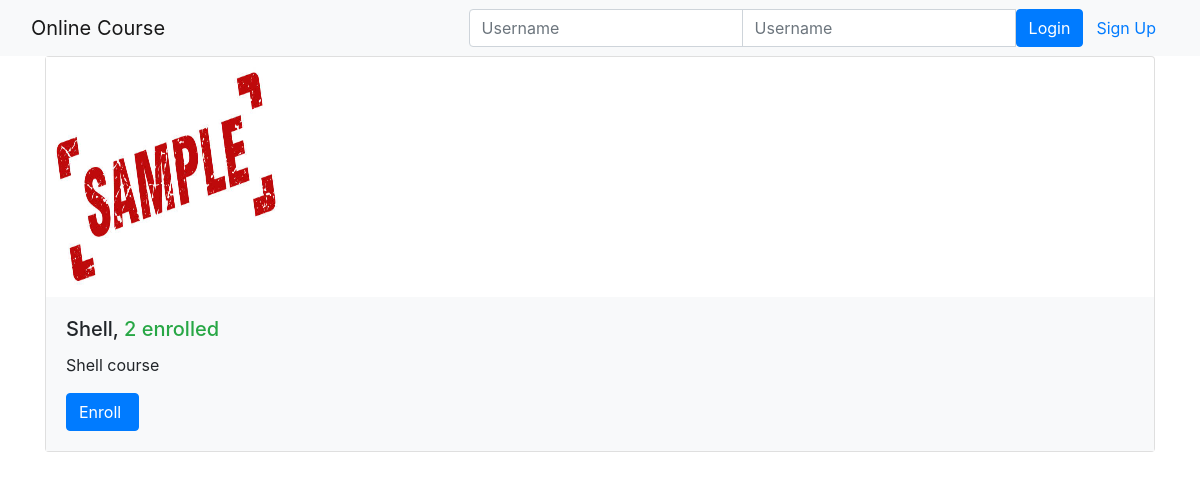
Page /onlinecourse/ on the earlier database version.
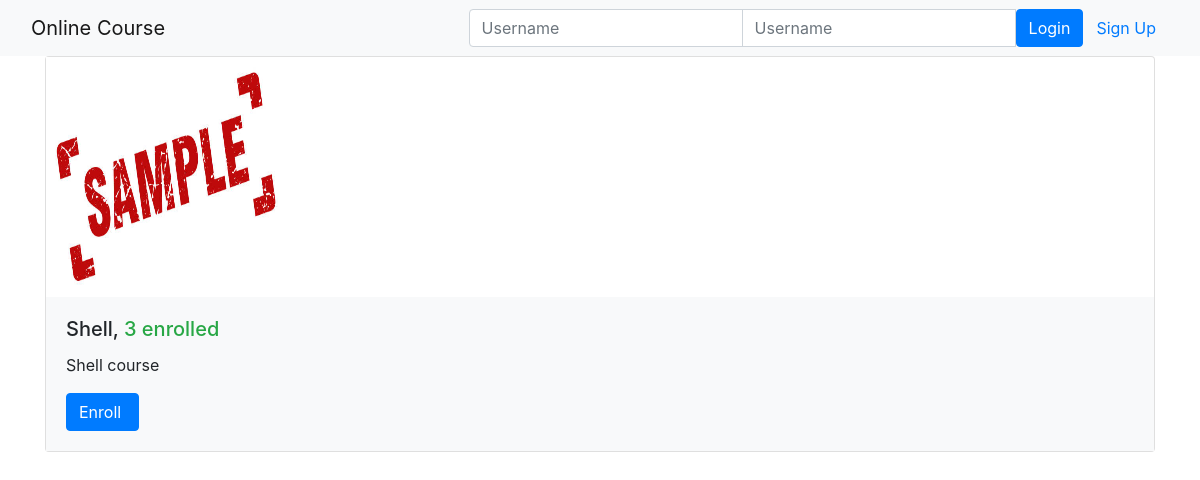
Same page on the later database version.
### onlinecourse/models.py (models this page shows, shortened)
class Course(models.Model):
    name = models.CharField(null=False, max_length=30, default='online course')
    image = models.ImageField(upload_to='course_images/')
    description = models.CharField(max_length=1000)
    pub_date = models.DateField(null=True)
    instructors = models.ManyToManyField(Instructor)
    users = models.ManyToManyField(settings.AUTH_USER_MODEL, through='Enrollment')
    total_enrollment = models.IntegerField(default=0)
    is_enrolled = False

### onlinecourse/views.py (the view)
class CourseListView(generic.ListView):
    template_name = 'onlinecourse/course_list_bootstrap.html'
    context_object_name = 'course_list'
    def get_queryset(self):
        user = self.request.user
        courses = Course.objects.order_by('-total_enrollment')[:10]
        for course in courses:
            if user.is_authenticated:
                course.is_enrolled = check_if_enrolled(user, course)
        return courses

### onlinecourse/templates/onlinecourse/course_list_bootstrap.html (shortened to what this page needs)
<!DOCTYPE html>
<html lang="en">
<head>
    {% load static %}
    <link rel="stylesheet" href="https://maxcdn.bootstrapcdn.com/bootstrap/4.5.2/css/bootstrap.min.css">
</head>
<body>
    <nav class="navbar navbar-light bg-light">
        <div class="container-fluid">
            <div class="navbar-header">
                  <a class="navbar-brand" href="#">Online Course</a>
            </div>
            <ul class="nav navbar-nav navbar-right">
                {% if user.is_authenticated %}
                <li>
                    <a class="btn btn-link" href="#">{{ user.first_name }}({{ user.username }})</a>
                    <a class="btn btn-link" href="{% url 'onlinecourse:logout' %}">Logout</a>
                </li>
                {% else %}
                <li>
                    <form class="form-inline" action="{% url 'onlinecourse:login' %}" method="post">
                        <div class="input-group">
                            <input type="text" class="form-control" placeholder="Username" name="username" >
                            <input type="password" class="form-control" placeholder="Username" name="psw" >
                            <button class="btn btn-primary" type="submit">Login</button>
                            <a class="btn btn-link" href="{% url 'onlinecourse:registration' %}">Sign Up</a>
                        </div>
                    </form>
                </li>
                {% endif %}
            </ul>
        </div>
    </nav>
    {% if course_list %}
        <div class="container">
            <div class="card-deck">
                {% for course in course_list %}
                         <div class="card" style="width: 36rem;">
                          <img class="card-img-left" src="{{MEDIA_URL}}/{{ course.image }}" width="240px" height="240px"
                               alt="Course image">
                          <div class="card-body bg-light">
                              <h5 class="card-title">{{ course.name }}, <span class="text-success">
                                  {{ course.total_enrollment}} enrolled</span></h5>
                            <p class="card-text">{{ course.description}}</p>
                            <form action="{% url 'onlinecourse:enroll' course.id %}" method="post">
                                  <input class="btn btn-primary"  type="submit"
                                         value="{% if course.is_enrolled %}Enter{% else %}Enroll{% endif %} ">
                            </form>
                          </div>
                        </div>
                {% endfor %}
            </div>
        </div>
    {% else %}
        <p>No courses are available.</p>
    {% endif %}
</body>
</html>

Differences in the rows shown:
changed Course "Shell": total_enrollment "2" → "3"
